Frame 1 (no input): blank canvas, image omitted
Frame 60 (the mouse pressed at the canvas centre just before this capture): blank canvas, image omitted
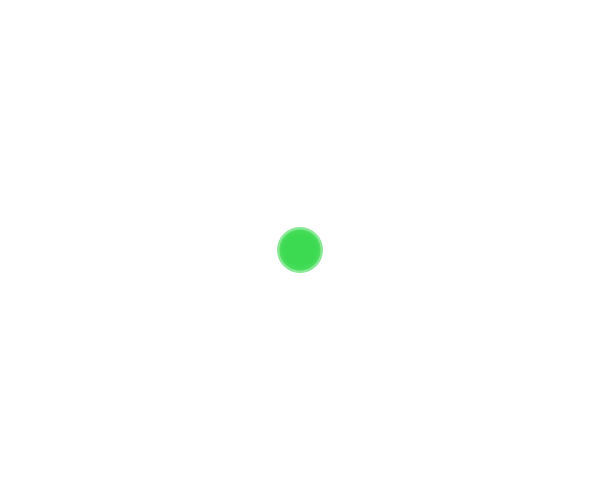
Frame 120 (the mouse held since frame 60 and released just before this capture)

The Processing sketch whose frames 1 and 60 were blank and that drew this single picture after the mouse press (run headless with seeded random() and noise(); from frame 60 on, the mouse is pressed at the canvas centre):

// Processing sketch: processing_123720
// ── processing_123720.pde

//bg color
int bg = 255;
float diam = 20;
float re, gr, bl;
int rd = 1;
int gd = 1;

//colors randomized
int r = int(random(255));
int g = int(random(255));
int b = int(random(255));
//make a direction for r,g,b
//set this after g and b = 0
//if (r==255 || r==0) {
//  rd = -rd;
//if (g==255 || g==0) {
//  gd = -gd;
//}


//OK:set size, bg, orig. color for ellipse, frame rate
void setup() {
  size(600, 500);
  background(bg);
  frameRate(80);
  noStroke();
}

//PROB: make colors rgb change as mouse moves over time
void draw() {
  if (r < 255) {
    r = r + 1;
  }
  if (r == 255) {
    println(r + "= r");
    if (g < 255) {
      g = g + 1;
    }
    if (g == 255) { 
      println(g + " = g");
      if (b < 255) {
        b = b + 1;
      }
      if (b == 255) {
        println(b + " = b");
        if ((r>=255) && (g>=255) && (b>=255)) {
          println("white");
          //make into loop
          while (r >= 5) {
            r = r - 5;
            println(r + "=r2");
          }
          while (g >= 5) {
            g = g - 5;
            println(g + "=g2");
          }
          while (b >= 5) {
            b = b - 5;
          }
          //fill(r, g, b, 150);
          //color c = color(r, g, b, 150);
          //fill(c);
          println("colorchange");
        }
      }
    }
    //fill(r,g,b,150);
    diam = noise(frameCount * 0.1) * 100;
    ellipse(mouseX, mouseY, diam, diam);
    //ellipse(x,y,diam,diam);
  }
}
void mouseMoved() {
  fill(r, g, b, 150);
}

//click to change ellipse to random color
void mousePressed() {
  fill(random(255), random(255), random(255), 150);
}

//DONE:press any key to switch bg to black or white (invert bg)
void keyPressed() {
  if (bg == 255) {
    background(0);
    bg = 0;
  }
  else {
    background(255);
    bg = 255;
  }
}
